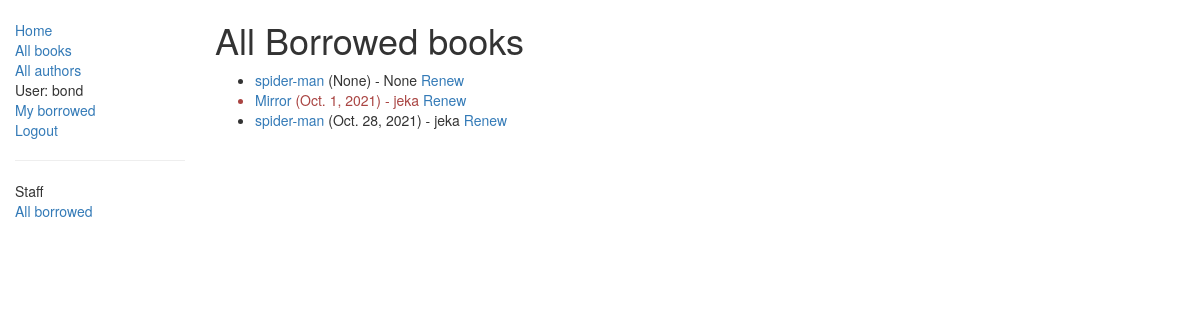
Before: /catalog/borrowed/ (signed in) with the older database file.
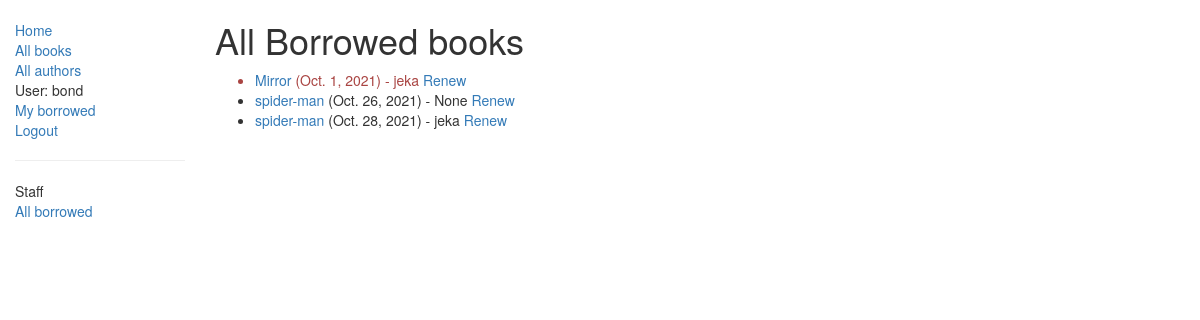
After: the same page with the newer database file.
### catalog/models.py (models this page shows, shortened)
class BookInstance(models.Model):
    id = models.UUIDField(primary_key=True, default=uuid.uuid4, help_text='Unique ID for this particular book across '
                                                                          'whole library')
    book = models.ForeignKey(Book, on_delete=models.SET_NULL, null=True)
    imprint = models.CharField(max_length=200)
    due_back = models.DateField(null=True, blank=True)
    borrower = models.ForeignKey(User, on_delete=models.SET_NULL, null=True, blank=True)
    LOAN_STATUS = (
        ('m', 'Maintenance'),
        ('o', 'On loan'),
        ('a', 'Available'),
        ('r', 'Reserved')
    )
    status = models.CharField(max_length=1, choices=LOAN_STATUS, blank=True, default='m', help_text='Book availability')
    class Meta:
        ordering = ['due_back']
        permissions = (("can_mark_returned", "Set book as returned"),)
    @property
    def is_overdue(self):
        if self.due_back and date.today() > self.due_back:
            return True
        return False

class Book(models.Model):
    title = models.CharField(max_length=200)
    author = models.ForeignKey('Author', on_delete=models.SET_NULL, null=True)
    summary = models.TextField(max_length=1000, help_text='Enter a brief description of the book')
    isbn = models.CharField('ISBN', max_length=13,
                            help_text='13 Character <a href="https://www.isbn-international.org/content/what-isbn'
                                      '">ISBN number</a>')
    genre = models.ManyToManyField(Genre, help_text='Select a genre for this book')
    language = models.ForeignKey('Language', on_delete=models.SET_NULL, null=True)
    def get_absolute_url(self):
        return reverse('book-detail', args=[str(self.id)])
    def display_genre(self):
        return ', '.join([genre.name for genre in self.genre.all()[:3]])
    display_genre.short_description = 'Genre'

### catalog/views.py (the view)
class AllLoanedBooksListView(PermissionRequiredMixin, LoginRequiredMixin, generic.ListView):
    permission_required = 'catalog.can_mark_returned'
    model = BookInstance
    template_name = 'catalog/bookinstance_list_all_borrowed_books.html'
    paginate_by = 10

### catalog/templates/catalog/bookinstance_list_all_borrowed_books.html
{% extends "base_generic.html" %}
{% block content %}
    <h1>All Borrowed books</h1>
    {% if bookinstance_list %}
    <ul>
      {% for bookinst in bookinstance_list %}
      <li class="{% if bookinst.is_overdue %}text-danger{% endif %}">
          <a href="{{ bookinst.book.get_absolute_url }}">{{bookinst.book.title}}</a> ({{ bookinst.due_back }}) - {{ bookinst.borrower }}
          <a href="{% url 'renew-book-librarian' bookinst.id %}">Renew</a>
      </li>
      {% endfor %}
    </ul>
    {% else %}
      <p>There are no books borrowed.</p>
    {% endif %}
{% endblock %}

Changed rows visible on the page:
shown differently, row unchanged: BookInstance "Oct. 1, 2021": moves up the list
changed BookInstance "None": due_back "None" → "Oct. 26, 2021"
